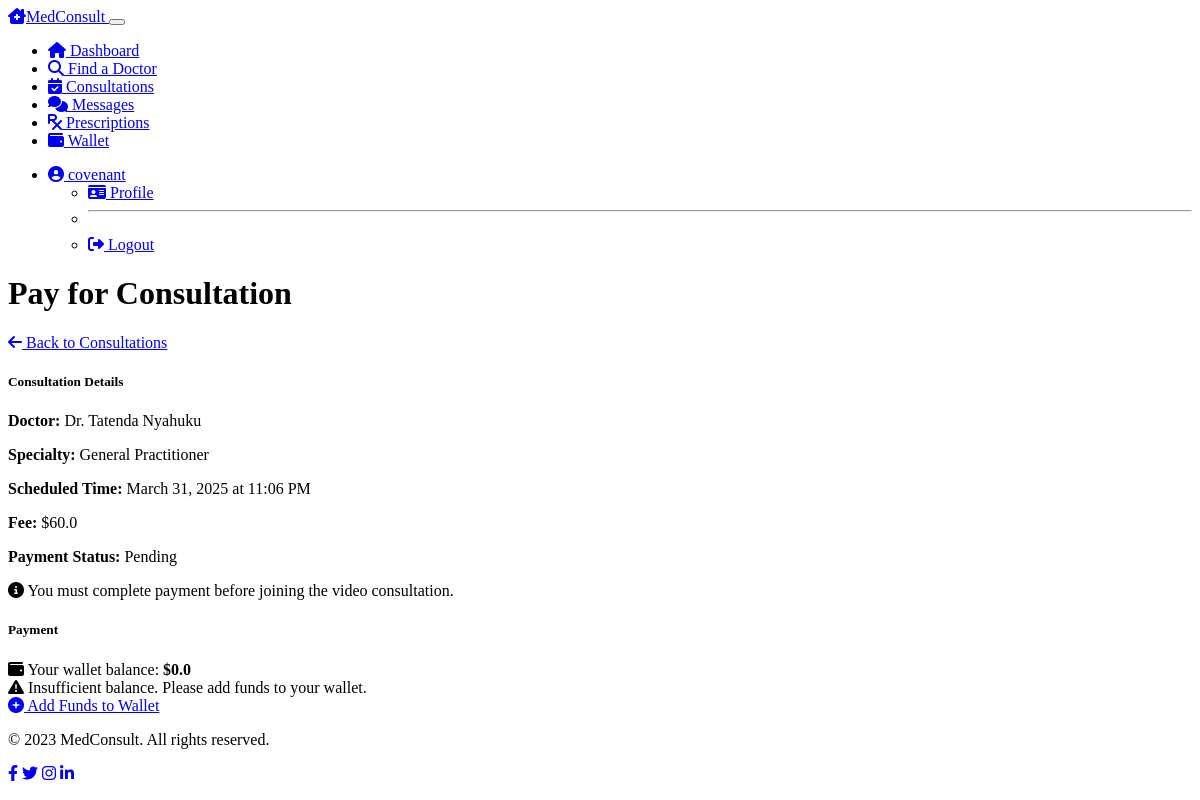
/patient/pay-consultation/1 (signed in), run on an earlier commit of the app's database.
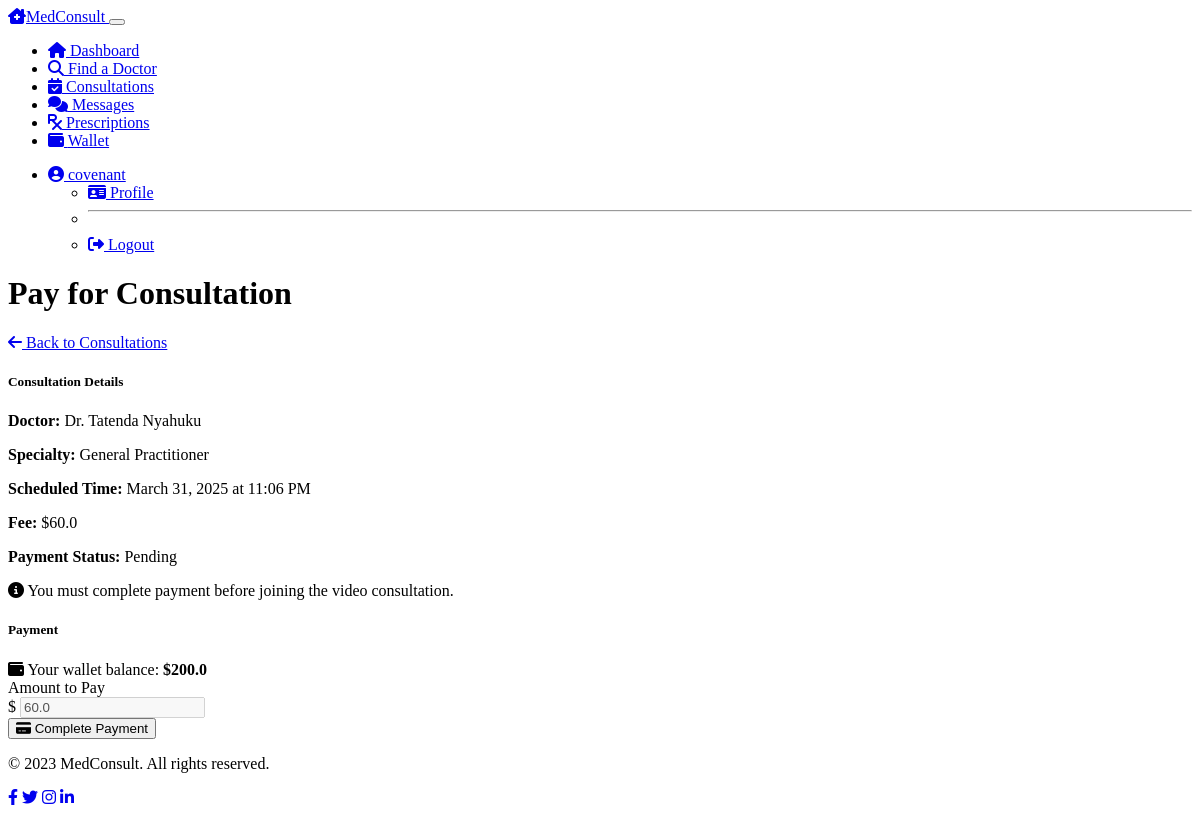
And on a later commit of the database.
### models.py (models this page shows, shortened)
class User(UserMixin, db.Model):
    __tablename__ = 'users'
    id = db.Column(db.Integer, primary_key=True)
    email = db.Column(db.String(120), unique=True, nullable=False)
    username = db.Column(db.String(64), nullable=False)
    password_hash = db.Column(db.String(256), nullable=False)
    role = db.Column(db.String(20), nullable=False)  # 'patient', 'doctor', 'admin'
    created_at = db.Column(db.DateTime, default=datetime.utcnow)
    patient = db.relationship('Patient', backref='user', uselist=False, lazy=True)
    doctor = db.relationship('Doctor', backref='user', uselist=False, lazy=True)

class Doctor(db.Model):
    __tablename__ = 'doctors'
    id = db.Column(db.Integer, primary_key=True)
    user_id = db.Column(db.Integer, db.ForeignKey('users.id'), nullable=False)
    first_name = db.Column(db.String(50), nullable=False)
    last_name = db.Column(db.String(50), nullable=False)
    specialty = db.Column(db.String(100), nullable=False)
    license_number = db.Column(db.String(50), nullable=False)
    qualifications = db.Column(db.Text, nullable=True)
    min_fee = db.Column(db.Float, nullable=False)
    max_fee = db.Column(db.Float, nullable=False)
    is_verified = db.Column(db.Boolean, default=False)
    consultations = db.relationship('Consultation', backref='doctor', lazy=True)

class Consultation(db.Model):
    __tablename__ = 'consultations'
    id = db.Column(db.Integer, primary_key=True)
    patient_id = db.Column(db.Integer, db.ForeignKey('patients.id'), nullable=False)
    doctor_id = db.Column(db.Integer, db.ForeignKey('doctors.id'), nullable=False)
    status = db.Column(db.String(50), default='requested')  # requested, accepted, rejected, completed, cancelled
    proposed_fee = db.Column(db.Float, nullable=False)
    final_fee = db.Column(db.Float, nullable=True)
    scheduled_time = db.Column(db.DateTime, nullable=True)
    created_at = db.Column(db.DateTime, default=datetime.utcnow)
    completed_at = db.Column(db.DateTime, nullable=True)
    messages = db.relationship('Message', backref='consultation', lazy=True)
    prescriptions = db.relationship('Prescription', backref='consultation', lazy=True)

class Payment(db.Model):
    __tablename__ = 'payments'
    id = db.Column(db.Integer, primary_key=True)
    consultation_id = db.Column(db.Integer, db.ForeignKey('consultations.id'), nullable=False)
    amount = db.Column(db.Float, nullable=False)
    status = db.Column(db.String(50), default='pending')  # pending, completed, refunded
    timestamp = db.Column(db.DateTime, default=datetime.utcnow)
    consultation = db.relationship('Consultation', foreign_keys=[consultation_id])

class Patient(db.Model):
    __tablename__ = 'patients'
    id = db.Column(db.Integer, primary_key=True)
    user_id = db.Column(db.Integer, db.ForeignKey('users.id'), nullable=False)
    first_name = db.Column(db.String(50), nullable=False)
    last_name = db.Column(db.String(50), nullable=False)
    date_of_birth = db.Column(db.Date, nullable=True)
    phone_number = db.Column(db.String(20), nullable=True)
    address = db.Column(db.String(200), nullable=True)
    consultations = db.relationship('Consultation', backref='patient', lazy=True)
    wallet_balance = db.Column(db.Float, default=0.0)

### routes.py (the view, shortened to what this page needs)
@app.route('/patient/pay-consultation/<int:consultation_id>', methods=['GET', 'POST'])
@login_required
@patient_required
def patient_pay_consultation(consultation_id):
    consultation = Consultation.query.get_or_404(consultation_id)
    if consultation.patient_id != current_user.patient.id:
        abort(403)
    payment = Payment.query.filter_by(consultation_id=consultation.id).first()
    if not payment:
        flash('Payment not found for this consultation', 'danger')
        return redirect(url_for('patient_consultations'))
    if payment.status == 'completed':
        return redirect(url_for('patient_consultation_room', consultation_id=consultation_id))
    return render_template('patient/pay_consultation.html',
                          title='Pay for Consultation',
                          consultation=consultation,
                          payment=payment)

### models.py (called while the page is built)
@login_manager.user_loader
def load_user(user_id):
    user = User.query.get(int(user_id))
    if user:
        return user
    return None

### routes.py (called while the page is built)
def patient_required(f):
    @wraps(f)
    def decorated_function(*args, **kwargs):
        if not current_user.is_authenticated or current_user.role != 'patient':
            flash('Access denied: Patient access required', 'danger')
            return redirect(url_for('login'))
        return f(*args, **kwargs)
    return decorated_function

### templates/patient/pay_consultation.html (shortened to what this page needs)
{% extends "layout.html" %}
{% block content %}
<div class="row mb-4">
    <div class="col-12">
        <div class="d-flex justify-content-between align-items-center mb-4">
            <h1 class="mb-0">Pay for Consultation</h1>
            <a href="{{ url_for('patient_consultations') }}" class="btn btn-outline-primary">
                <i class="fas fa-arrow-left me-1"></i> Back to Consultations
            </a>
        </div>
    </div>
</div>
<div class="row">
    <div class="col-md-7">
        <div class="card bg-dark text-light mb-4">
            <div class="card-header">
                <h5 class="mb-0">Consultation Details</h5>
            </div>
            <div class="card-body">
                <div class="row mb-3">
                    <div class="col-md-6">
                        <p class="mb-1"><strong>Doctor:</strong> Dr. {{ consultation.doctor.first_name }} {{ consultation.doctor.last_name }}</p>
                        <p class="mb-1"><strong>Specialty:</strong> {{ consultation.doctor.specialty }}</p>
                        <p class="mb-1">
                            <strong>Scheduled Time:</strong> {{ consultation.scheduled_time.strftime('%B %d, %Y at %I:%M %p') }}
                        </p>
                    </div>
                    <div class="col-md-6">
                        <p class="mb-1 fs-4">
                            <strong>Fee:</strong> <span class="text-primary">${{ consultation.final_fee }}</span>
                        </p>
                        <p class="mb-1"><strong>Payment Status:</strong>
                            <span class="badge {% if payment.status == 'pending' %}bg-warning{% else %}bg-success{% endif %}">
                                {{ payment.status|capitalize }}
                            </span>
                        </p>
                    </div>
                </div>
                <div class="alert alert-info">
                    <i class="fas fa-info-circle me-2"></i>
                    You must complete payment before joining the video consultation.
                </div>
            </div>
        </div>
    </div>
    <div class="col-md-5">
        <div class="card bg-dark text-light">
            <div class="card-header">
                <h5 class="mb-0">Payment</h5>
            </div>
            <div class="card-body">
                <div class="alert alert-primary mb-3">
                    <i class="fas fa-wallet me-2"></i>
                    Your wallet balance: <strong>${{ current_user.patient.wallet_balance }}</strong>
                </div>
                {% if current_user.patient.wallet_balance < consultation.final_fee %}
                    <div class="alert alert-danger mb-3">
                        <i class="fas fa-exclamation-triangle me-2"></i>
                        Insufficient balance. Please add funds to your wallet.
                    </div>
                    <a href="{{ url_for('patient_wallet') }}" class="btn btn-success w-100">
                        <i class="fas fa-plus-circle me-1"></i> Add Funds to Wallet
                    </a>
                {% else %}
                    <form method="post">
                        <div class="mb-3">
                            <label class="form-label">Amount to Pay</label>
                            <div class="input-group">
                                <span class="input-group-text">$</span>
                                <input type="text" class="form-control" value="{{ consultation.final_fee }}" disabled>
                            </div>
                        </div>
                        <button type="submit" class="btn btn-primary w-100">
                            <i class="fas fa-credit-card me-1"></i> Complete Payment
                        </button>
                    </form>
                {% endif %}
            </div>
        </div>
    </div>
</div>
{% endblock %}

### templates/layout.html (shortened to what this page needs)
<!DOCTYPE html>
<html lang="en" data-bs-theme="dark">
<head>
    <link rel="stylesheet" href="https://cdn.replit.com/agent/bootstrap-agent-dark-theme.min.css">
    <link rel="stylesheet" href="https://cdnjs.cloudflare.com/ajax/libs/font-awesome/6.4.0/css/all.min.css">
    <link rel="stylesheet" href="{{ url_for('static', filename='css/styles.css') }}">
</head>
<body>
    <div class="content-wrapper">
        <header>
            {% if current_user.is_authenticated %}
                {% if current_user.role == 'patient' %}
                    {% include 'patient/navbar.html' %}
                {% elif current_user.role == 'doctor' %}
                    {% include 'doctor/navbar.html' %}
                {% elif current_user.role == 'admin' %}
                    {% include 'admin/navbar.html' %}
                {% endif %}
            {% endif %}
        </header>
        <main class="main-content py-4">
            <div class="container">
                {% block content %}{% endblock %}
            </div>
        </main>
        <footer class="footer bg-dark text-light py-3 mt-auto">
            <div class="container">
                <div class="row">
                    <div class="col-md-6">
                        <p class="mb-0">&copy; 2023 MedConsult. All rights reserved.</p>
                    </div>
                    <div class="col-md-6 text-md-end">
                        <a href="#" class="text-light me-3"><i class="fab fa-facebook-f"></i></a>
                        <a href="#" class="text-light me-3"><i class="fab fa-twitter"></i></a>
                        <a href="#" class="text-light me-3"><i class="fab fa-instagram"></i></a>
                        <a href="#" class="text-light"><i class="fab fa-linkedin-in"></i></a>
                    </div>
                </div>
            </div>
        </footer>
    </div>
</body>
</html>

### templates/patient/navbar.html (shortened to what this page needs)
<nav class="navbar navbar-expand-lg navbar-dark bg-dark">
    <div class="container">
        <a class="navbar-brand" href="{{ url_for('patient_dashboard') }}">
            <i class="fas fa-clinic-medical me-2"></i>MedConsult
        </a>
        <button class="navbar-toggler" type="button" data-bs-toggle="collapse" data-bs-target="#navbarPatient" aria-controls="navbarPatient" aria-expanded="false" aria-label="Toggle navigation">
        </button>
        <div class="collapse navbar-collapse" id="navbarPatient">
            <ul class="navbar-nav me-auto">
                <li class="nav-item">
                    <a class="nav-link {% if request.path == url_for('patient_dashboard') %}active{% endif %}" href="{{ url_for('patient_dashboard') }}">
                        <i class="fas fa-home me-1"></i> Dashboard
                    </a>
                </li>
                <li class="nav-item">
                    <a class="nav-link {% if request.path == url_for('find_doctor') %}active{% endif %}" href="{{ url_for('find_doctor') }}">
                        <i class="fas fa-search me-1"></i> Find a Doctor
                    </a>
                </li>
                <li class="nav-item">
                    <a class="nav-link {% if request.path == url_for('patient_consultations') %}active{% endif %}" href="{{ url_for('patient_consultations') }}">
                        <i class="fas fa-calendar-check me-1"></i> Consultations
                    </a>
                </li>
                <li class="nav-item">
                    <a class="nav-link {% if request.path == url_for('patient_messages') %}active{% endif %}" href="{{ url_for('patient_messages') }}">
                        <i class="fas fa-comments me-1"></i> Messages
                    </a>
                </li>
                <li class="nav-item">
                    <a class="nav-link {% if request.path == url_for('patient_prescriptions') %}active{% endif %}" href="{{ url_for('patient_prescriptions') }}">
                        <i class="fas fa-prescription me-1"></i> Prescriptions
                    </a>
                </li>
                <li class="nav-item">
                    <a class="nav-link {% if request.path == url_for('patient_wallet') %}active{% endif %}" href="{{ url_for('patient_wallet') }}">
                        <i class="fas fa-wallet me-1"></i> Wallet
                    </a>
                </li>
            </ul>
            <ul class="navbar-nav">
                <li class="nav-item dropdown">
                    <a class="nav-link dropdown-toggle" href="#" id="navbarDropdown" role="button" data-bs-toggle="dropdown" aria-expanded="false">
                        <i class="fas fa-user-circle me-1"></i> {{ current_user.username }}
                    </a>
                    <ul class="dropdown-menu dropdown-menu-end" aria-labelledby="navbarDropdown">
                        <li>
                            <a class="dropdown-item {% if request.path == url_for('patient_profile') %}active{% endif %}" href="{{ url_for('patient_profile') }}">
                                <i class="fas fa-id-card me-2"></i> Profile
                            </a>
                        </li>
                        <li><hr class="dropdown-divider"></li>
                        <li>
                            <a class="dropdown-item" href="{{ url_for('logout') }}">
                                <i class="fas fa-sign-out-alt me-2"></i> Logout
                            </a>
                        </li>
                    </ul>
                </li>
            </ul>
        </div>
    </div>
</nav>

What changed in the data, as far as the page shows it:
shown differently, row unchanged: Consultation: final_fee (not shown) → "60.0"
changed Patient: patient.wallet_balance "0.0" → "200.0"; wallet_balance 0 → 200 (drawn)
Also different on the page:
text no longer shown: "Insufficient balance. Please add funds to your wallet. Add Funds to Wallet"
text now shown: "Amount to Pay $ Complete Payment"
